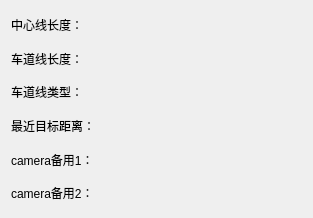
             <widget class="QWidget" name="scrollAreaWidgetContents_4">
              <property name="geometry">
               <rect>
                <x>0</x>
                <y>0</y>
                <width>313</width>
                <height>218</height>
               </rect>
              </property>
              <layout class="QVBoxLayout" name="verticalLayout_7">
               <item>
                <widget class="QLabel" name="label_28">
                 <property name="text">
                  <string>中心线长度：</string>
                 </property>
                </widget>
               </item>
               <item>
                <widget class="QLabel" name="label_29">
                 <property name="text">
                  <string>车道线长度：</string>
                 </property>
                </widget>
               </item>
               <item>
                <widget class="QLabel" name="label_30">
                 <property name="text">
                  <string>车道线类型：</string>
                 </property>
                </widget>
               </item>
               <item>
                <widget class="QLabel" name="label_32">
                 <property name="text">
                  <string>最近目标距离：</string>
                 </property>
                </widget>
               </item>
               <item>
                <widget class="QLabel" name="label_33">
                 <property name="text">
                  <string>camera备用1：</string>
                 </property>
                </widget>
               </item>
               <item>
                <widget class="QLabel" name="label_34">
                 <property name="text">
                  <string>camera备用2：</string>
                 </property>
                </widget>
               </item>
              </layout>
             </widget>
